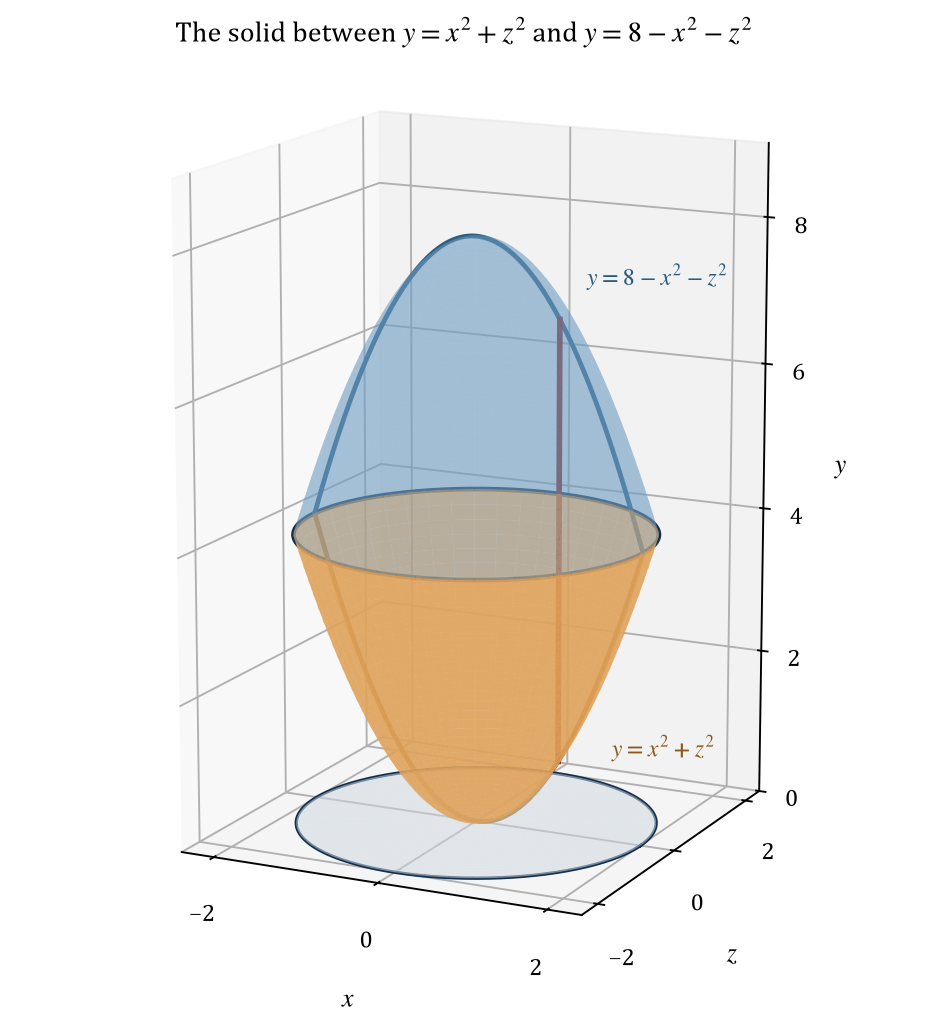

This chart was generated by the following Python code:
"""Draw the solid between the paraboloids y = r**2 and y = 8 - r**2.

The figure shows the lower bowl, the upper bowl, the circle where they meet,
the cross-section in the plane z = 0, the projection disk in the plane y = 0,
and one vertical fibre that measures the height at a fixed radius.
"""

import base64

import matplotlib
import numpy as np
from mpl_toolkits.mplot3d import Axes3D  # noqa: F401  (registers the 3d projection)

matplotlib.use("Agg")
import matplotlib.pyplot as plt

plt.rcParams.update({
    "font.family": "serif",
    "font.serif": ["Cambria", "Times New Roman", "DejaVu Serif"],
    "mathtext.fontset": "stix",
    "font.size": 10,
    "axes.labelsize": 11,
    "axes.titlesize": 12,
})

figure = plt.figure(figsize=(7.8, 6.0))
axes = figure.add_subplot(111, projection="3d")

radius_values = np.linspace(0.0, 2.0, 40)
angle_values = np.linspace(0.0, 2.0 * np.pi, 140)
radius_grid, angle_grid = np.meshgrid(radius_values, angle_values)
x_grid = radius_grid * np.cos(angle_grid)
z_grid = radius_grid * np.sin(angle_grid)

# The lower bowl y = x**2 + z**2 and the upper bowl y = 8 - x**2 - z**2.
axes.plot_surface(x_grid, z_grid, radius_grid**2, color="#e0a35c", alpha=0.72,
                  linewidth=0.0, shade=False)
axes.plot_surface(x_grid, z_grid, 8.0 - radius_grid**2, color="#6f9ec4", alpha=0.38,
                  linewidth=0.0, shade=False)

# The circle x**2 + z**2 = 4 at y = 4 where the bowls meet.
rim_angle = np.linspace(0.0, 2.0 * np.pi, 300)
axes.plot(2.0 * np.cos(rim_angle), 2.0 * np.sin(rim_angle), np.full_like(rim_angle, 4.0),
          color="#12304d", linewidth=2.0)

# Cross-sections in the plane z = 0: the profiles y = x**2 and y = 8 - x**2.
profile_x = np.linspace(-2.0, 2.0, 200)
axes.plot(profile_x, np.zeros_like(profile_x), profile_x**2, color="#9a6420", linewidth=2.0)
axes.plot(profile_x, np.zeros_like(profile_x), 8.0 - profile_x**2, color="#2c5b80",
          linewidth=2.0)

# The projection disk in the plane y = 0.
axes.plot_surface(x_grid, z_grid, np.zeros_like(x_grid), color="#cfd8e0", alpha=0.55,
                  linewidth=0.0, shade=False)
axes.plot(2.0 * np.cos(rim_angle), 2.0 * np.sin(rim_angle), np.zeros_like(rim_angle),
          color="#12304d", linewidth=1.4)

# One vertical fibre at x = 1, z = 0, from y = 1 to y = 7.
axes.plot([1.0, 1.0], [0.0, 0.0], [1.0, 7.0], color="#8a1c1c", linewidth=2.4)

axes.text(1.40, 0.55, 0.95, r"$y = x^{2}+z^{2}$", color="#8a5a1a", fontsize=10)
axes.text(1.25, 0.15, 7.45, r"$y = 8-x^{2}-z^{2}$", color="#2c5b80", fontsize=10)


axes.set_xlabel(r"$x$", labelpad=8)
axes.set_ylabel(r"$z$", labelpad=8)
axes.set_zlabel(r"$y$", labelpad=6)
axes.set_xlim(-2.4, 2.4)
axes.set_ylim(-2.4, 2.4)
axes.set_zlim(0.0, 9.0)
axes.set_xticks([-2.0, 0.0, 2.0])
axes.set_yticks([-2.0, 0.0, 2.0])
axes.set_zticks([0.0, 2.0, 4.0, 6.0, 8.0])
axes.set_box_aspect((2.0, 2.0, 3.1))
axes.view_init(elev=14, azim=-64)
axes.set_title(r"The solid between $y = x^{2}+z^{2}$ and $y = 8-x^{2}-z^{2}$", pad=8)

figure.tight_layout()
output_path = "part1_figure1.png"
figure.savefig(output_path, dpi=170, bbox_inches="tight", facecolor="white")
with open(output_path, "rb") as image_file:
    encoded = base64.b64encode(image_file.read()).decode("ascii")
with open("part1_figure1.b64.txt", "w", encoding="ascii") as text_file:
    text_file.write(encoded)
print(f"saved {output_path} and part1_figure1.b64.txt ({len(encoded)} base64 characters)")
